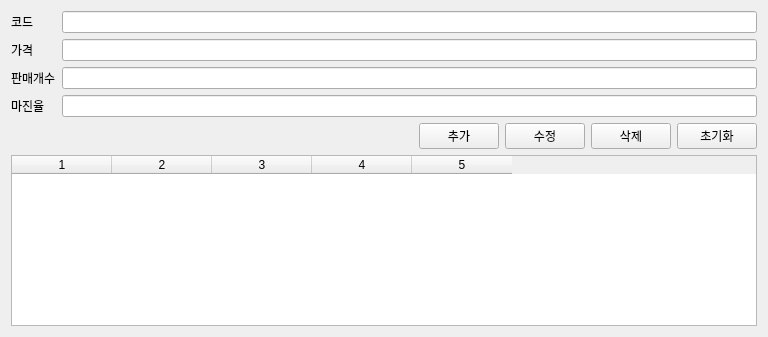
<?xml version="1.0" encoding="UTF-8"?>
<ui version="4.0">
 <class>DepartmentForm</class>
 <widget class="QWidget" name="DepartmentForm">
  <property name="geometry">
   <rect>
    <x>0</x>
    <y>0</y>
    <width>768</width>
    <height>337</height>
   </rect>
  </property>
  <property name="windowTitle">
   <string>판매내역</string>
  </property>
  <layout class="QGridLayout" name="gridLayout_4">
   <item row="0" column="0">
    <layout class="QGridLayout" name="gridLayout_3">
     <item row="0" column="0">
      <layout class="QGridLayout" name="gridLayout">
       <item row="0" column="0">
        <widget class="QLabel" name="lbl_code">
         <property name="text">
          <string>코드</string>
         </property>
        </widget>
       </item>
       <item row="0" column="1">
        <widget class="QLineEdit" name="le_code"/>
       </item>
       <item row="1" column="0">
        <widget class="QLabel" name="lbl_price">
         <property name="text">
          <string>가격</string>
         </property>
        </widget>
       </item>
       <item row="1" column="1">
        <widget class="QLineEdit" name="le_price"/>
       </item>
       <item row="2" column="0">
        <widget class="QLabel" name="lbl_saleCnt">
         <property name="text">
          <string>판매개수</string>
         </property>
        </widget>
       </item>
       <item row="2" column="1">
        <widget class="QLineEdit" name="le_saleCnt"/>
       </item>
       <item row="3" column="0">
        <widget class="QLabel" name="lbl_marginRate">
         <property name="text">
          <string>마진율</string>
         </property>
        </widget>
       </item>
       <item row="3" column="1">
        <widget class="QLineEdit" name="le_marginRate"/>
       </item>
      </layout>
     </item>
     <item row="1" column="0">
      <layout class="QGridLayout" name="gridLayout_2">
       <item row="0" column="0">
        <spacer name="horizontalSpacer">
         <property name="orientation">
          <enum>Qt::Horizontal</enum>
         </property>
         <property name="sizeHint" stdset="0">
          <size>
           <width>40</width>
           <height>20</height>
          </size>
         </property>
        </spacer>
       </item>
       <item row="0" column="1">
        <widget class="QPushButton" name="btn_add">
         <property name="text">
          <string>추가</string>
         </property>
        </widget>
       </item>
       <item row="0" column="2">
        <widget class="QPushButton" name="btn_update">
         <property name="text">
          <string>수정</string>
         </property>
        </widget>
       </item>
       <item row="0" column="3">
        <widget class="QPushButton" name="btn_del">
         <property name="text">
          <string>삭제</string>
         </property>
        </widget>
       </item>
       <item row="0" column="4">
        <widget class="QPushButton" name="btn_init">
         <property name="text">
          <string>초기화</string>
         </property>
        </widget>
       </item>
      </layout>
     </item>
     <item row="2" column="0">
      <widget class="QTableWidget" name="tableWidget">
       <property name="rowCount">
        <number>0</number>
       </property>
       <property name="columnCount">
        <number>5</number>
       </property>
       <attribute name="verticalHeaderVisible">
        <bool>false</bool>
       </attribute>
       <column/>
       <column/>
       <column/>
       <column/>
       <column/>
      </widget>
     </item>
    </layout>
   </item>
  </layout>
 </widget>
 <resources/>
 <connections/>
</ui>
